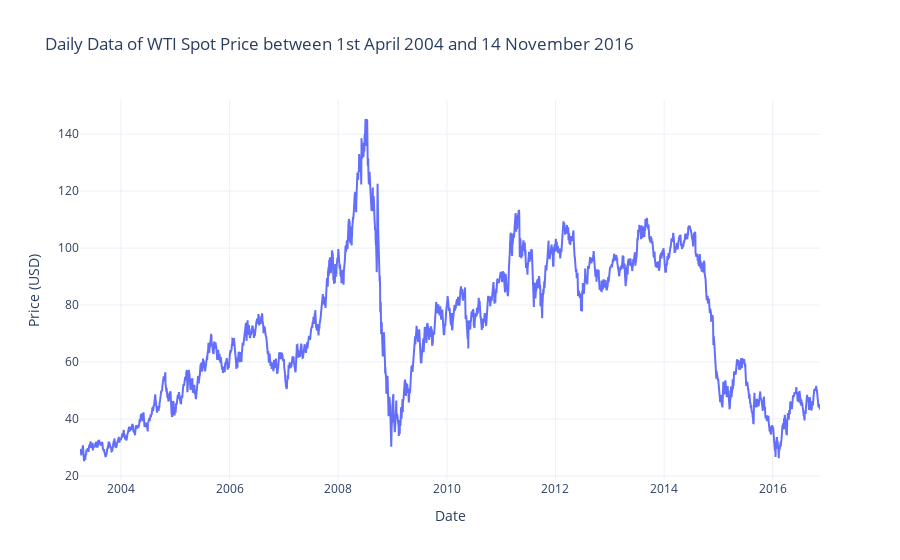

Notebook cell for this chart:
### Code cell
plot_wti_data(data_daily, "Daily")

### Figure 1 — Plotly figure (JSON) as saved in the notebook; plotly's stock layout.template omitted (floating-point values rounded to 4 significant figures; data arrays with more than 128 entries replaced by an {"elided": "..."} marker saying what was removed)
{"data": [{"mode": "lines", "name": "WTI Spot Price", "type": "scatter", "x": {"elided": "3427 str values"}, "y": {"elided": "3427 float values"}}], "layout": {"title": {"text": "Daily Data of WTI Spot Price between 1st April 2004 and 14 November 2016"}, "xaxis": {"title": {"text": "Date"}}, "yaxis": {"title": {"text": "Price (USD)"}}}}
